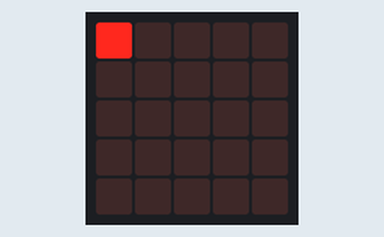
A program run on a simulated BBC micro:bit (MakeCode). On the bench: the board's 5×5 LED display.

Above: at 0.05 s.
At 0.65 s:
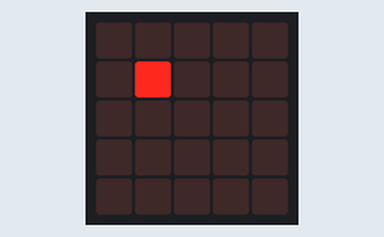
At 1.25 s:
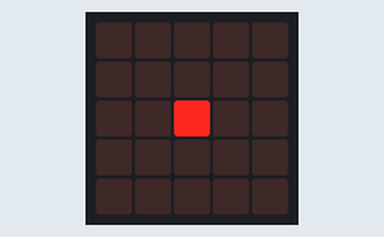
At 1.85 s:
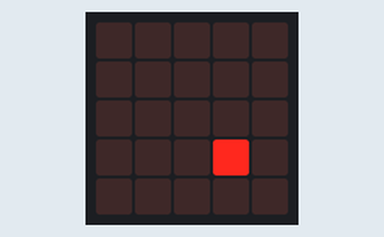
At 2.46 s:
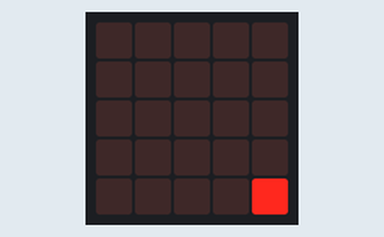
At 2.87 s:
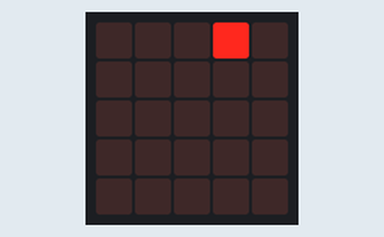

Measured:
- by itself, everything shown: repeats every 2.5 s, in 25 steps

The program:

main.ts
```typescript
basic.forever(function () {
    for (let YValue = 0; YValue <= 4; YValue++) {
        for (let XValue = 0; XValue <= 4; XValue++) {
            led.plot(XValue, YValue)
            basic.pause(100)
            led.unplot(XValue, YValue)
        }
    }
})
```

test.ts
```typescript
// tests gaan hier; deze zal niet worden gecompileerd wanneer dit pakket wordt gebruikt als extensie.
```
